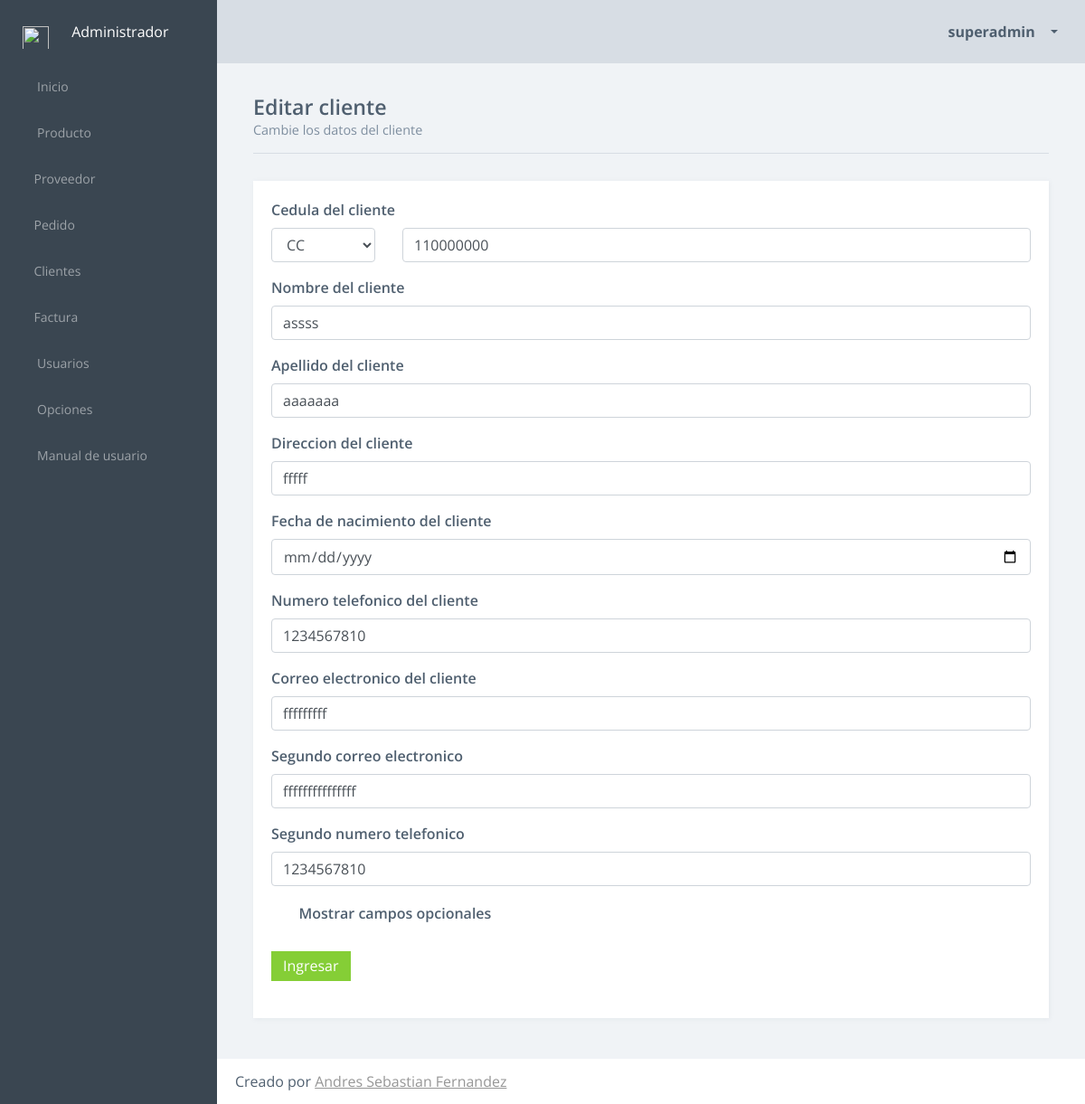
The page /inventario/editarCliente/10 (signed in) on the database its author committed.
### inventario/models.py (models this page shows, shortened)
class Usuario(AbstractUser):
    username = models.CharField(max_length=80, unique=True)
    password = models.CharField(max_length=20)
    email = models.EmailField(max_length=100, unique=True)
    first_name = models.CharField(max_length=40)
    last_name = models.CharField(max_length=60)
    nivel = models.IntegerField(null=True)

class Cliente(models.Model):
    cedula = models.CharField(max_length=12, unique=True)
    nombre = models.CharField(max_length=40)
    apellido = models.CharField(max_length=40)
    direccion = models.CharField(max_length=200)
    nacimiento = models.DateField()
    telefono = models.CharField(max_length=20)
    telefono2 = models.CharField(max_length=20,null=True)
    correo = models.CharField(max_length=100)
    correo2 = models.CharField(max_length=100,null=True)

### inventario/views.py (the view, shortened to what this page needs)
# urls.py: path('editarCliente/<int:p>', views.EditarCliente.as_view(), name='editarCliente'),
class EditarCliente(LoginRequiredMixin, View):
    login_url = '/inventario/login'
    redirect_field_name = None
    def get(self, request,p):
        cliente = Cliente.objects.get(id=p)
        form = ClienteFormulario(instance=cliente)
        contexto = {'form':form , 'modo':request.session.get('clienteProcesado'),'editar':True}
        contexto = complementarContexto(contexto,request.user)
        return render(request, 'inventario/cliente/agregarCliente.html', contexto)

### inventario/funciones.py (called while the page is built)
def complementarContexto(contexto,datos):
    contexto['usuario'] = datos.username
    contexto['id_usuario'] = datos.id
    contexto['nombre'] = datos.first_name
    contexto['apellido'] = datos.last_name
    contexto['correo'] = datos.email
    return contexto

### inventario/templates/inventario/cliente/agregarCliente.html (shortened to what this page needs)
{% extends "inventario/comun/base.html" %}
{% block content %}
<article class="content forms-page">
	    <div class="title-block">
	    	{% if editar %}
	      <h3 class="title">Editar cliente</h3>
          <p class="title-description">Cambie los datos del cliente</p>
	    	{% else %}
          <h3 class="title">Agregar cliente</h3>
          <p class="title-description">Introduzca los datos del cliente</p>
          {% endif %}
        </div>
<section class="section">
    <div class="row sameheight-container">
	<div class="col-md-12">
		<div class="card card-block sameheight-item">
			<form role="form" method="POST" onsubmit="return validarTodo('cliente')">
				<label for="{{ form.cedula.name }}">
					{{form.cedula.label}}
				</label>
			<div class="row form-group">
                <div class="col-2">
                 {{form.tipoCedula}}
             	</div>
                    <div class="col-10">
                      {{form.cedula}}
                  </div>
            </div>
			<div class="form-group">
				<label for="{{ form.nombre.name }}">
					{{form.nombre.label}}
				</label>
					{{form.nombre}}
			</div>
			<div class="form-group">
				<label for="{{ form.apellido.name }}">
					{{form.apellido.label}}
				</label>
					{{form.apellido}}
			</div>
			<div class="form-group">
				<label for="{{ form.direccion.name }}">
					{{form.direccion.label}}
				</label>
					{{form.direccion}}
			</div>
			<div class="form-group">
				<label for="{{ form.nacimiento.name }}">
					{{form.nacimiento.label}}
				</label>
					{{form.nacimiento}}
			</div>
			<div class="form-group">
				<label for="{{ form.telefono.name }}">
					{{form.telefono.label}}
				</label>
					{{form.telefono}}
			</div>
			<div class="form-group">
				<label for="{{ form.correo.name }}">
					{{form.correo.label}}
				</label>
					{{form.correo}}
			</div>
			<div class="form-group" id="div_correo2">
				<label for="{{ form.correo2.name }}">
					{{form.correo2.label}}
				</label>
					{{form.correo2}}
			</div>
			<div class="form-group" id="div_telefono2">
				<label for="{{ form.telefono2.name }}">
					{{form.telefono2.label}}
				</label>
					{{form.telefono2}}
			</div>
				<div class="form-group">
					<label>
						<span>
						Mostrar campos opcionales
						</span>
					</label>
				</div>
		<div class="form-group">
            <button type="submit" class="btn btn-primary">Ingresar</button>
        </div>
			</form>
		</div>
	</div>
	</div>
</section>
</article>
{% endblock %}

### inventario/templates/inventario/comun/header.html (shortened to what this page needs)
                <header class="header">
                    <div class="header-block header-block-nav">
                        <ul class="nav-profile">
                            <li class="profile dropdown">
                                <a class="nav-link dropdown-toggle" data-toggle="dropdown" href="#" role="button" aria-haspopup="true" aria-expanded="false">
                                    <em class="fa fa-user"></em>
                                    <span class="name"> {{ usuario }} </span>
                                </a>
                            </li>
                        </ul>
                    </div>
                </header>

### rows shown on the page
Usuario: username "superadmin"
Cliente: cedula "110000000", nombre "assss", apellido "aaaaaaa", direccion "fffff", telefono "1234567810", correo "fffffffff", correo2 "fffffffffffffff", telefono2 "1234567810"
